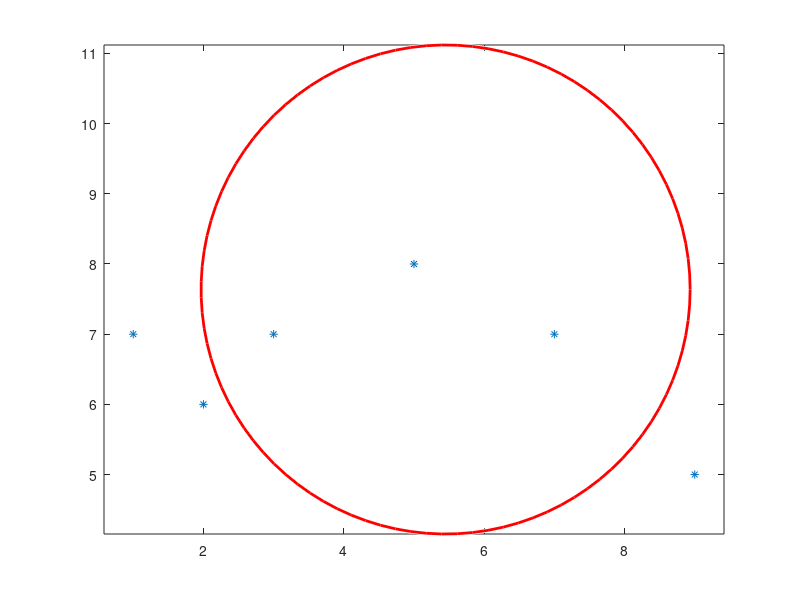

The MATLAB script that drew this image:
clear;
clc;
close all;


P = [1 7; 2 6; 5 8; 7 7; 9 5; 3 7];
B = [(P.*P)*[1 1]', P(:,1), P(:,2)];
b = -ones(length(P), 1);
res = (B'*B)^(-1)*B'*b;

xc = -res(2)/(2*res(1));
yc = -res(3)/(2*res(1));

c = sqrt(1 - res(1)^2 - res(2)^2 - res(3)^2);
r = sqrt((res(2)^2 + res(3)^2)/(4*res(1)^2) - c/res(1));

plot(P(:,1), P(:,2), '*')
viscircles([xc, yc],r);
axis equal
